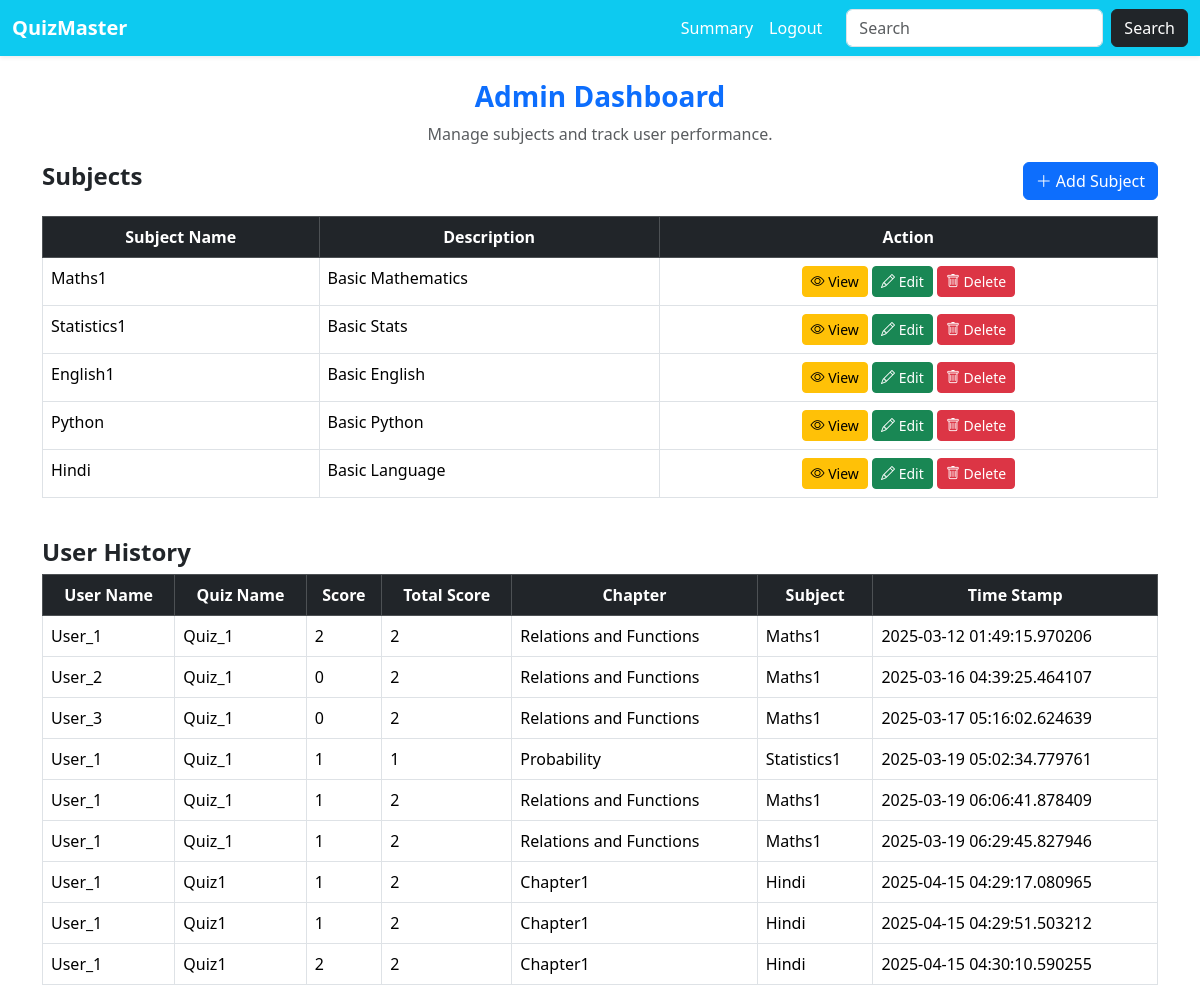
The page /admin (signed in) on the database its author committed.
### main.py (models this page shows)
class Subjects(db.Model):
    __tablename__ = 'subjects'
    id=db.Column(db.Integer,primary_key=True)
    name=db.Column(db.String(80),nullable=False)
    description=db.Column(db.String(120), nullable=False)
    chap=db.relationship('Chapters', back_populates='sub', cascade='all, delete-orphan')

class Scores(db.Model):
    __tablename__ = 'scores'
    id=db.Column(db.Integer, primary_key=True)
    score=db.Column(db.Integer, nullable=False)
    user_id=db.Column(db.Integer, db.ForeignKey('users.id'), nullable=False)
    quiz_id=db.Column(db.Integer, db.ForeignKey('quizzes.id'), nullable=False)
    time_stamp=db.Column(db.DateTime, nullable=False)
    total_score=db.Column(db.Integer, nullable=False)
    quiz=db.relationship('Quizzes', back_populates='scores')
    user=db.relationship('Users', back_populates='scores')

class Users(db.Model):
    __tablename__ = 'users'
    id = db.Column(db.Integer, primary_key=True)
    name=db.Column(db.String(80),nullable=False)
    email=db.Column(db.String(120), unique=True, nullable=False)
    password=db.Column(db.String(120), nullable=False)
    quali=db.Column(db.String(120), nullable=False)
    dob=db.Column(db.String(120), nullable=False)
    is_admin=db.Column(db.Boolean, nullable=False,default=False)
    scores=db.relationship('Scores', back_populates='user' ,cascade='all, delete-orphan')

class Quizzes(db.Model):
    __tablename__ = 'quizzes'
    id=db.Column(db.Integer, primary_key=True)
    name=db.Column(db.String(120), nullable=False)
    date_of_quiz=db.Column(db.Date, nullable=False)
    time_duration=db.Column(db.Integer, nullable=False)
    remarks=db.Column(db.String(120), nullable=False)
    chapter_id=db.Column(db.Integer, db.ForeignKey('chapters.id'), nullable=False)
    chapter=db.relationship('Chapters', back_populates='quiz')
    question=db.relationship('Questions', back_populates='quiz', cascade='all, delete-orphan')
    scores=db.relationship('Scores', back_populates='quiz', cascade='all, delete-orphan')

class Chapters(db.Model):
    __tablename__ = 'chapters'
    id=db.Column(db.Integer,primary_key=True)
    name=db.Column(db.String(80),nullable=False)
    description=db.Column(db.String(120), nullable=False)
    subject_id=db.Column(db.Integer, db.ForeignKey('subjects.id'), nullable=False)
    sub=db.relationship('Subjects', back_populates='chap')
    quiz=db.relationship('Quizzes', back_populates='chapter', cascade='all, delete-orphan')

### main.py (the view)
@app.route("/admin")
def admin_dashboard():
    if "admin" in session:
        subjects = Subjects.query.all()
        scores = Scores.query.all()
        return render_template("admin_dashboard.html", all_subjects = subjects , scores=scores)
    else:
        return redirect("/login")

### templates/admin_dashboard.html (shortened to what this page needs)
{% extends "index.html" %}
{% block content %}
<nav class="navbar navbar-expand-lg bg-info shadow-sm">
    <div class="container-fluid">
        <a class="navbar-brand fw-bold text-white" href="/admin">QuizMaster</a>
        <ul class="navbar-nav ms-auto">
            <li class="nav-item">
                <a class="nav-link text-white" href="/admin/summary">Summary</a>
            </li>
            <li class="nav-item">
                <a class="nav-link text-white" href="/admin_logout">Logout</a>
            </li>
        </ul>
        <form class="d-flex ms-3" role="search" method="get" action="/admin/search">
            <input class="form-control me-2" type="search" placeholder="Search" aria-label="Search" name="search_query">
            <button class="btn btn-dark" type="submit">Search</button>
        </form>
    </div>
</nav>
<div class="container mt-4">
    <div class="row">
        <div class="col-md-12">
            <h3 class="text-center fw-bold text-primary">Admin Dashboard</h3>
            <p class="text-center text-muted">Manage subjects and track user performance.</p>
            <div class="d-flex justify-content-between align-items-center mb-3">
                <h4 class="fw-bold">Subjects</h4>
                <a href="/create_subject" class="btn btn-primary"><i class="bi bi-plus-lg"></i> Add Subject</a>
            </div>
            <div class="table-responsive">
                <table class="table table-hover table-bordered">
                    <thead class="table-dark text-center">
                        <tr>
                            <th>Subject Name</th>
                            <th>Description</th>
                            <th>Action</th>
                        </tr>
                    </thead>
                    <tbody>
                      {% for subject in all_subjects %}
                      <tr>
                          <td>{{ subject.name }}</td>
                          <td>{{ subject.description }}</td>
                          <td class="text-center">
                              <a href="/view_subject/{{ subject.id }}" class="btn btn-warning btn-sm">
                                  <i class="bi bi-eye"></i> View
                              </a>
                              <button type="button" class="btn btn-success btn-sm" data-bs-toggle="modal" data-bs-target="#editSubjectModal{{subject.id}}">
                                  <i class="bi bi-pencil"></i> Edit
                              </button>
                              <button type="button" class="btn btn-danger btn-sm" data-bs-toggle="modal" data-bs-target="#deleteSubjectModal{{subject.id}}">
                                  <i class="bi bi-trash"></i> Delete
                              </button>
                          </td>
                      </tr>
                      {% endfor %}
                    </tbody>
                </table>
            </div>
            <h4 class="fw-bold mt-4">User History</h4>
            <div class="table-responsive">
                <table class="table table-hover table-bordered">
                    <thead class="table-dark text-center">
                        <tr>
                            <th>User Name</th>
                            <th>Quiz Name</th>
                            <th>Score</th>
                            <th>Total Score</th>
                            <th>Chapter</th>
                            <th>Subject</th>
                            <th>Time Stamp</th>
                        </tr>
                    </thead>
                    <tbody>
                        {% for score in scores %}
                        <tr>
                            <td>{{ score.user.name }}</td>
                            <td>{{ score.quiz.name }}</td>
                            <td>{{ score.score }}</td>
                            <td>{{ score.total_score }}</td>
                            <td>{{ score.quiz.chapter.name }}</td>
                            <td>{{ score.quiz.chapter.sub.name }}</td>
                            <td>{{ score.time_stamp }}</td>
                        </tr>
                        {% endfor %}
                    </tbody>
                </table>
            </div>
        </div>
    </div>
</div>
{% endblock %}

### rows shown on the page
Subjects: name "Maths1", description "Basic Mathematics"
Subjects: name "Statistics1", description "Basic Stats"
Subjects: name "English1", description "Basic English"
Subjects: name "Python", description "Basic Python"
Subjects: name "Hindi", description "Basic Language"
Scores: user.name "User_1", quiz.name "Quiz_1", score "2", total_score "2", quiz.chapter.name "Relations and Functions", quiz.chapter.sub.name "Maths1", time_stamp "2025-03-12 01:49:15.970206"
Scores: user.name "User_2", quiz.name "Quiz_1", score "0", total_score "2", quiz.chapter.name "Relations and Functions", quiz.chapter.sub.name "Maths1", time_stamp "2025-03-16 04:39:25.464107"
Scores: user.name "User_3", quiz.name "Quiz_1", score "0", total_score "2", quiz.chapter.name "Relations and Functions", quiz.chapter.sub.name "Maths1", time_stamp "2025-03-17 05:16:02.624639"
Scores: user.name "User_1", quiz.name "Quiz_1", score "1", total_score "1", quiz.chapter.name "Probability", quiz.chapter.sub.name "Statistics1", time_stamp "2025-03-19 05:02:34.779761"
Scores: user.name "User_1", quiz.name "Quiz_1", score "1", total_score "2", quiz.chapter.name "Relations and Functions", quiz.chapter.sub.name "Maths1", time_stamp "2025-03-19 06:06:41.878409"
Scores: user.name "User_1", quiz.name "Quiz_1", score "1", total_score "2", quiz.chapter.name "Relations and Functions", quiz.chapter.sub.name "Maths1", time_stamp "2025-03-19 06:29:45.827946"
Scores: user.name "User_1", quiz.name "Quiz1", score "1", total_score "2", quiz.chapter.name "Chapter1", quiz.chapter.sub.name "Hindi", time_stamp "2025-04-15 04:29:17.080965"
Scores: user.name "User_1", quiz.name "Quiz1", score "1", total_score "2", quiz.chapter.name "Chapter1", quiz.chapter.sub.name "Hindi", time_stamp "2025-04-15 04:29:51.503212"
Scores: user.name "User_1", quiz.name "Quiz1", score "2", total_score "2", quiz.chapter.name "Chapter1", quiz.chapter.sub.name "Hindi", time_stamp "2025-04-15 04:30:10.590255"
